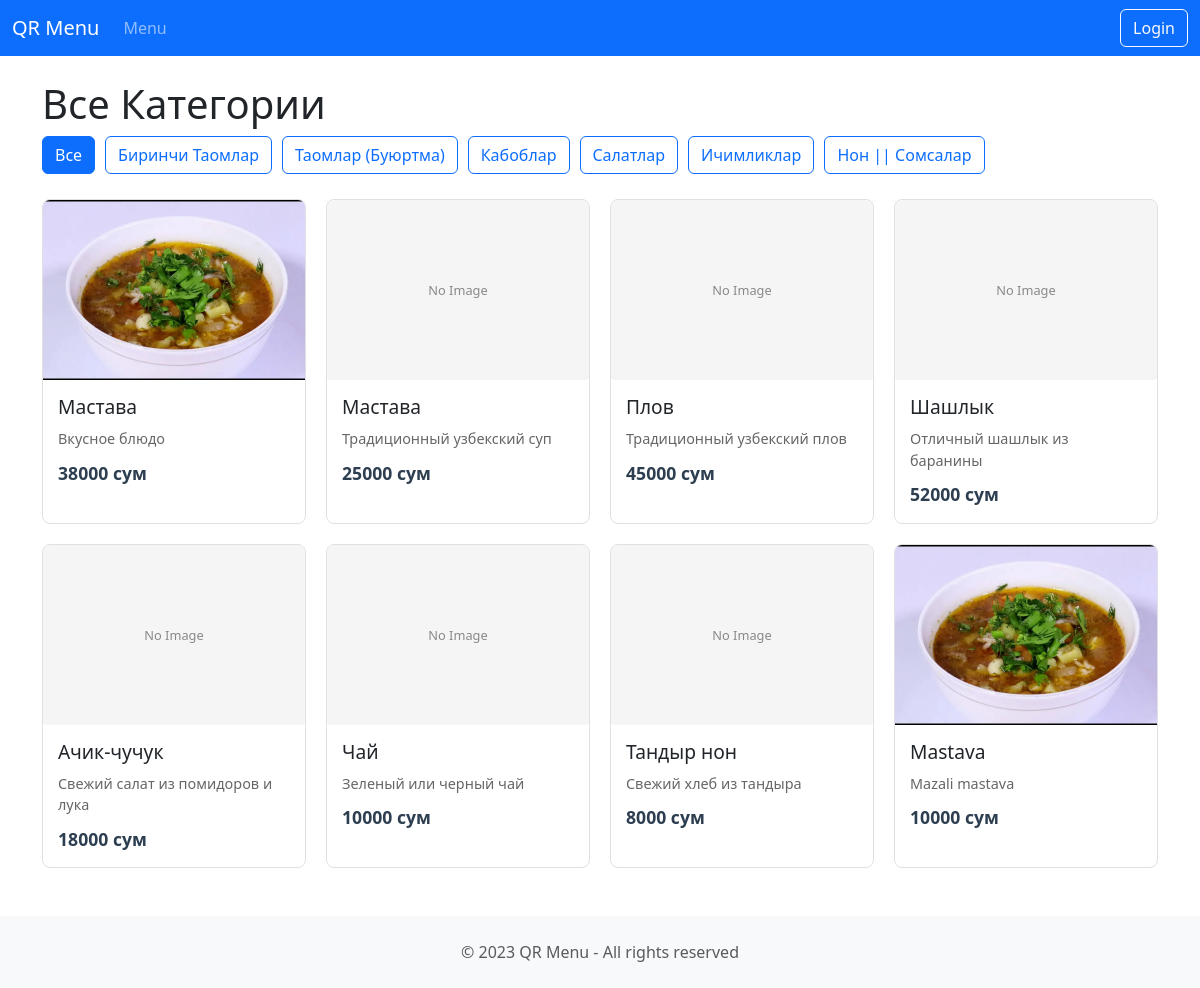
The page / on the database its author committed.
### menu/models.py (models this page shows, shortened)
class Category(models.Model):
    name = models.CharField(max_length=100)
    slug = models.SlugField(max_length=100, unique=True, blank=True)
    class Meta:
        verbose_name_plural = "Categories"

class Product(models.Model):
    name = models.CharField(max_length=200)
    description = models.TextField(blank=True)
    price = models.IntegerField()  # Price in UZS
    category = models.ForeignKey(Category, on_delete=models.CASCADE, related_name='products')
    image = models.ImageField(upload_to='products/', blank=True, null=True)
    available = models.BooleanField(default=True)
    created_at = models.DateTimeField(auto_now_add=True)
    updated_at = models.DateTimeField(auto_now=True)

### menu/views.py (the view)
# urls.py: path('', views.menu_display, name='menu_display'),
def menu_display(request, category_slug=None):
    categories = Category.objects.all()
    if category_slug:
        category = get_object_or_404(Category, slug=category_slug)
        products = Product.objects.filter(category=category, available=True)
    else:
        products = Product.objects.filter(available=True)
        category = None
    context = {
        'category': category,
        'categories': categories,
        'products': products
    }
    return render(request, 'menu/menu_display.html', context)

### menu/templates/menu/menu_display.html (shortened to what this page needs)
{% extends 'menu/base.html' %}
{% block content %}
<div class="container my-4">
  <header>
    <h1>{% if category %}{{ category.name }}{% else %}Все Категории{% endif %}</h1>
    <div class="category-navigation">
      <a href="{% url 'menu_display' %}" class="btn btn-outline-primary {% if not category %}active{% endif %}">
        Все
      </a>
      {% for cat in categories %}
        {% if cat.slug %}
        <a href="{% url 'menu_by_category' cat.slug %}" class="btn btn-outline-primary {% if category.id == cat.id %}active{% endif %}">
          {{ cat.name }}
        </a>
        {% else %}
        <span class="btn btn-outline-secondary">{{ cat.name }}</span>
        {% endif %}
      {% endfor %}
    </div>
  </header>
  <div class="products-grid">
    {% for product in products %}
      <div class="product-card">
        {% if product.image %}
          <img src="{{ product.image.url }}" alt="{{ product.name }}" class="product-img">
        {% else %}
          <div class="no-image">No Image</div>
        {% endif %}
        <div class="product-info">
          <h3>{{ product.name }}</h3>
          <p class="description">{{ product.description|default:'' }}</p>
          <p class="price">{{ product.price }} сум</p>
        </div>
      </div>
    {% empty %}
      <div class="no-products">
        <p>Продукты не найдены.</p>
      </div>
    {% endfor %}
  </div>
</div>
{% endblock %}

### menu/templates/menu/base.html (shortened to what this page needs)
<!DOCTYPE html>
<html lang="en">
<head>
    <link href="https://cdn.jsdelivr.net/npm/bootstrap@5.3.0/dist/css/bootstrap.min.css" rel="stylesheet">
    <link rel="stylesheet" href="/static/menu/css/admin_styles.css">
</head>
<body>
    <nav class="navbar navbar-expand-lg navbar-dark bg-primary">
        <div class="container-fluid">
            <a class="navbar-brand" href="/">QR Menu</a>
            <div class="collapse navbar-collapse" id="navbarNav">
                <ul class="navbar-nav me-auto">
                    <li class="nav-item">
                        <a class="nav-link" href="{% url 'menu_display' %}">Menu</a>
                    </li>
                </ul>
                {% if user.is_authenticated %}
                <div class="d-flex">
                    <span class="navbar-text me-3">
                        Welcome, {{ user.username }}
                    </span>
                    <a href="logout/" class="btn btn-outline-light btn-sm">Logout</a>
                </div>
                {% else %}
                <a href="/admin/login/" class="btn btn-outline-light">Login</a>
                {% endif %}
            </div>
        </div>
    </nav>
    <main>
        {% block content %}{% endblock %}
    </main>
    <footer class="bg-light py-4 mt-5">
        <div class="container text-center">
            <p class="text-muted mb-0">© 2023 QR Menu - All rights reserved</p>
        </div>
    </footer>
</body>
</html>

### menu/static/menu/css/admin_styles.css (style rules this page uses)
.no-image { display: inline-block; width: 50px; height: 50px; line-height: 50px; text-align: center; background-color: #f0f0f0; color: #888; border-radius: 4px; font-size: 0.8rem; }
.category-navigation { display: flex; flex-wrap: wrap; gap: 10px; margin-bottom: 25px; }
.products-grid { display: grid; grid-template-columns: repeat(auto-fill, minmax(250px, 1fr)); gap: 20px; }
.product-card { border: 1px solid #e0e0e0; border-radius: 8px; overflow: hidden; transition: transform 0.2s, box-shadow 0.2s; }
.product-card img.product-img { width: 100%; height: 180px; object-fit: cover; }
.product-card .no-image { width: 100%; height: 180px; display: flex; justify-content: center; align-items: center; background-color: #f5f5f5; color: #888; }
.product-info { padding: 15px; }
.product-info h3 { margin-top: 0; margin-bottom: 10px; font-size: 1.2rem; }
.product-info .description { color: #666; margin-bottom: 10px; font-size: 0.9rem; }
.product-info .price { font-weight: bold; color: #2c3e50; font-size: 1.1rem; margin-bottom: 0; }

### rows shown on the page
Category: name "Биринчи Таомлар"
Category: name "Таомлар (Буюртма)"
Category: name "Кабoблар"
Category: name "Салатлар"
Category: name "Ичимликлар"
Category: name "Нон || Сомсалар"
Product: image (picture), name "Мастава", description "Вкусное блюдо", price "38000"
Product: image "No Image", name "Мастава", description "Традиционный узбекский суп", price "25000"
Product: image "No Image", name "Плов", description "Традиционный узбекский плов", price "45000"
Product: image "No Image", name "Шашлык", description "Отличный шашлык из баранины", price "52000"
Product: image "No Image", name "Ачик-чучук", description "Свежий салат из помидоров и лука", price "18000"
Product: image "No Image", name "Чай", description "Зеленый или черный чай", price "10000"
Product: image "No Image", name "Тандыр нон", description "Свежий хлеб из тандыра", price "8000"
Product: image (picture), name "Mastava", description "Mazali mastava", price "10000"
